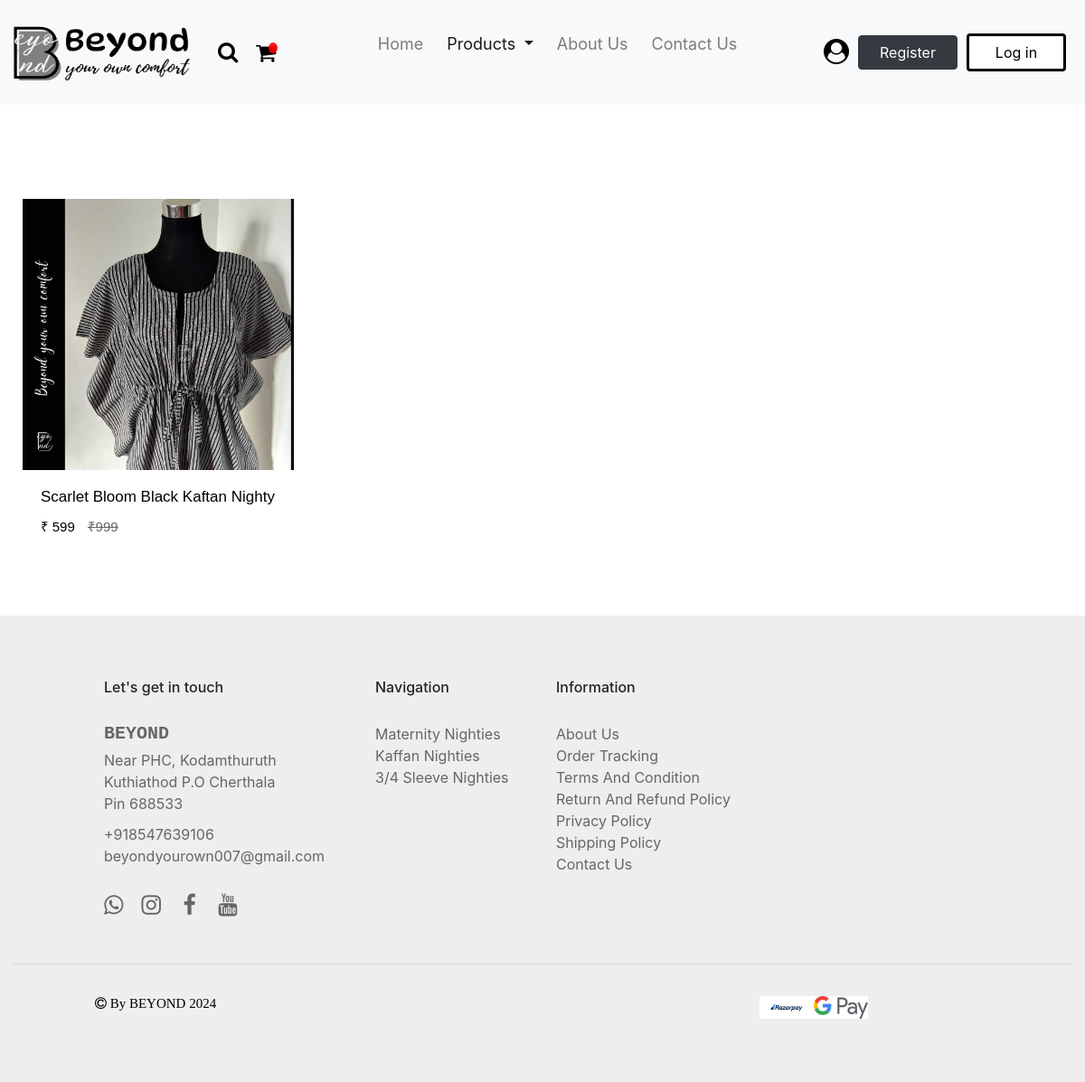
Screenshot of /product/kaftan/ with the database file from the repository.
### products/models.py (models this page shows, shortened)
class Product(BaseModel):
    product_name = models.CharField(max_length = 100)
    slug = models.SlugField(unique = True, null = True, blank = True)
    category = models.ForeignKey(Category, on_delete = models.CASCADE, related_name = "products")
    brand = models.CharField(max_length = 100, null = True)
    price = models.TextField(max_length = 10, null = True)
    dummy_price = models.TextField(max_length = 10, null = True)
    product_description = models.TextField(max_length = 500)
    color = models.CharField(max_length = 100, null = True)
    size_variant = models.ManyToManyField(SizeVariant, blank = True)

class ProductImage(BaseModel):
    product = models.ForeignKey(Product,  on_delete = models.CASCADE, related_name = "product_images")
    image = models.ImageField(upload_to="product")

### products/views.py (the view)
# urls.py: path('kaftan/', kaftan, name = 'kaftan'),
def kaftan(request):
    category_name = 'Kaftan Nighties'
    category = Category.objects.get(category_name = category_name)
    products = Product.objects.filter(category = category)
    return render(request, 'product/kaftan.html' , {'category_name': category_name, 'products': products})

### templates/product/kaftan.html (shortened to what this page needs)
{% load static %}
<!DOCTYPE html>
<html lang="en">
<head>
    <link href="https://use.fontawesome.com/releases/v5.0.1/css/all.css" rel="stylesheet">
    <link rel="stylesheet" href="https://cdn.jsdelivr.net/npm/bootstrap@4.6.2/dist/css/bootstrap.min.css">
    <link rel="stylesheet" href="https://cdnjs.cloudflare.com/ajax/libs/font-awesome/4.7.0/css/font-awesome.min.css">
</head>
<body>
    <nav class="navbar navbar-expand-lg navbar-light fixed-top bg-light">
        <a class="navbar-brand" href="{% url 'index' %}"><img src="{% static 'images/logo.png' %}" class="logo"></a>
        <a href="{% url 'search' %}"><span class="fa fa-search"></span></a>
        <a href="{% url 'cart' %}"><i class="fa badge fa-badge" value="{{ request.user.profile.get_cart_count }}">&#xf07a;</i></a>
        <div class="collapse navbar-collapse" id="navbarSupportedContent">
          <ul class="navbar-nav mr-auto">
            <li class="nav-item">
              <a class="nav-link js-scroll-trigger" href="{% url 'index' %}">Home <span class="sr-only">(current)</span></a>
            </li>
            <li class="nav-item dropdown active">
              <a class="nav-link dropdown-toggle" href="#" role="button" data-toggle="dropdown" aria-expanded="false">
                Products
              </a>
            </li>
            <li class="nav-item">
                <a class="nav-link js-scroll-trigger" href="#">About Us</a>
            </li>
            <li class="nav-item">
                <a class="nav-link js-scroll-trigger" href="#">Contact Us</a>
            </li>
          </ul>
          <form class="form-inline my-2 my-lg-0">
            <a href="" class="account-link js-scroll-trigger"><span class="fa fa-user-circle"></span></a>
            <a class="btn btn-dark js-scroll-trigger" href="{% url 'signup' %}">Register</a>
            <a class="btn btn-outline-dark js-scroll-trigger" href="{% url 'login' %}">Log in</a>
          </form>
        </div>
    </nav>
    <div class="container-fluid" id="container">
        <div class="row">
            {% for j in products %}
            <div class="row row-cols-2 g-2">
                <div class="col">
                    <div class="card">
                        <div class="grid-image">
                            <a href="{% url 'get_products' j.slug %}"><img src="/media/{{j.product_images.first.image}}" class="card-img-top" alt="..."></a>
                        </div>
                        <div class="card-body">
                            <a href="{% url 'get_products' j.slug %}" class="link"><h5 class="card-title">{{j.product_name}}</h5></a>
                            <p class="card-price">₹ {{j.price}} <strike class="dummy-price">₹{{j.dummy_price}}</strike></p>
                        </div>
                    </div>
                </div>
            </div>
            {% endfor %}
        </div>
    </div>
    <div class="container-fluid" id="footer">
        <div class="row">
            <div class="col-xs-1 col-lg-1"></div>
            <div class="col-xs-3 col-lg-3">
                <h6 class="footer-heading">Let's get in touch</h6>
                <h5 class="footer-logo">BEYOND</h5>
                <p class="footer-description"> Near PHC, Kodamthuruth<br>Kuthiathod P.O Cherthala<br>Pin 688533</p>
                <a href="" class="footer-navigation">+918547639106</a><br>
                <a href="" class="footer-navigation">beyondyourown007@gmail.com</a><br>
                <a href="" class="footer-navigation"><span class="fa fa-whatsapp"></span></a><a href=""><span class="fa fa-instagram"></span></a> <a href=""><span class="fa fa-facebook"></span></a> <a href=""><span class="fa fa-youtube"></span></a>
            </div>
            <div class="col-xs-2 col-lg-2">
                <h6 class="footer-heading">Navigation</h6>
                <a href="" class="footer-navigation">Maternity Nighties</a><br>
                <a href="" class="footer-navigation">Kaffan Nighties</a><br>
                <a href="" class="footer-navigation">3/4 Sleeve Nighties</a><br>
            </div>
            <div class="col-xs-3 col-lg-3">
                <h6 class="footer-heading">Information</h6>
                <a href="" class="footer-navigation">About Us</a><br>
                <a href="" class="footer-navigation">Order Tracking</a><br>
                <a href="" class="footer-navigation">Terms And Condition</a><br>
                <a href="" class="footer-navigation">Return And Refund Policy</a><br>
                <a href="" class="footer-navigation">Privacy Policy</a><br>
                <a href="" class="footer-navigation">Shipping Policy</a><br>
                <a href="" class="footer-navigation">Contact Us</a><br>
            </div>
            <div class="col-xs-2 col-lg-2"></div>
            <div class="col-xs-1 col-lg-1"></div>
            <div class="col-xs-12 col-lg-12">
                <hr>
            </div>
            <div class="col-xs-6 col-lg-6">
                <span class="fa fa-copyright"> By BEYOND 2024</span>
            </div>
            <div class="col-xs-6 col-lg-6">
                <img src="{% static 'images/footer_icons.png' %}" class="footer-icon" alt="">
            </div>
        </div>
    </div>
</body>
</html>

### templates/product/kaftan.html (style rules this page uses)
.logo { width: 220px; height: 70px; margin-left: 20px; margin-right: -10px; margin-top: 10px; margin-bottom: 10px; }
.navbar-brand { font-size: 38px; font-weight: bolder; font-family:'Courier New', Courier, monospace; margin-right: 5px; margin-left: -30px; }
.fa-badge { color: black; margin-left: 10px; margin-right: 10px; font-size: 24px; }
.badge:after { content:attr(value); font-size:12px; color: #fff; background: red; border-radius:50%; padding: 0 5px; position:relative; left:-8px; top:-10px; opacity:0.9; }
.fa-search { color: black; margin-left: 20px; font-size: 24px; }
.navbar-nav { margin-left: 70px; margin-bottom: 20px; }
.nav-item { margin-left: 5px; margin-right: 5px; font-size: 18px; }
.account-link { color: black !important; text-decoration: none !important; margin-left: 10px; margin-right: 10px; }
.fa-user-circle { font-size: 28px; }
.btn-dark { margin-right: 10px; width: 110px; }
.btn-outline-dark { width: 110px; margin-right: 5px; }
.btn-outline-dark { background-color: white !important; color: black !important; border: solid black; }
#container { margin-top: 170px; margin-bottom: 150x; }
.card { width: 300px !important; margin-left: 25px; margin-right: 10px; border: 0px; margin-top: 50px !important; margin-bottom: 50px !important; border-radius: 0px !important; }
.card-img-top { height: 300px !important; border-radius: 0px !important; }
.link { color:black !important; text-decoration: none !important; }
.card-title { font-size: 17px; font-family: Verdana, Geneva, Tahoma, sans-serif; }
.card-price { font-size: 15px; font-family: Verdana, Geneva, Tahoma, sans-serif; color: black; }
.dummy-price { color:#666666; margin-left: 10px; }
.grid-image { height: 300px; overflow: hidden; }
.grid-image .card-img-top { transition: transform .5s ease; }
#footer { background-color: #efeded; padding-bottom: 50px; }
.footer-heading { margin-top: 70px; margin-bottom: 30px; }
.footer-logo { color: #666666; font-family: 'Courier New', Courier, monospace; font-weight: bolder; margin-bottom: 5px; }
.footer-description { color: #666666; margin-bottom: 10px; }
.footer-navigation { color: #666666; text-decoration: none !important; }
.fa-whatsapp { color: #666666; padding-top: 30px !important; font-size: 25px; margin-right: 10px; }
.fa-instagram { color: #666666; padding-top: 30px !important; font-size: 25px; margin-left: 10px; margin-right: 10px; }
.fa-facebook { color: #666666; padding-top: 30px !important; font-size: 25px; margin-left: 10px; margin-right: 10px; }
.fa-youtube { color: #666666; padding-top: 30px !important; font-size: 25px; margin-left: 10px; margin-right: 10px; }
hr { margin-top: 50px; margin-bottom: 30px; }
.fa-copyright { font-size: 15px; font-weight: light !important; color: black; margin-left: 90px; margin-bottom: 20px !important; }
.footer-icon { width: 120px; height: 25px; margin-left: auto; margin-right: auto; display: block; margin-top: 5px !important; margin-bottom: 20px; }

### rows the page displays
Product: product_images.first.image (picture), product_name "Scarlet Bloom Black Kaftan Nighty", price "599", dummy_price "999"
